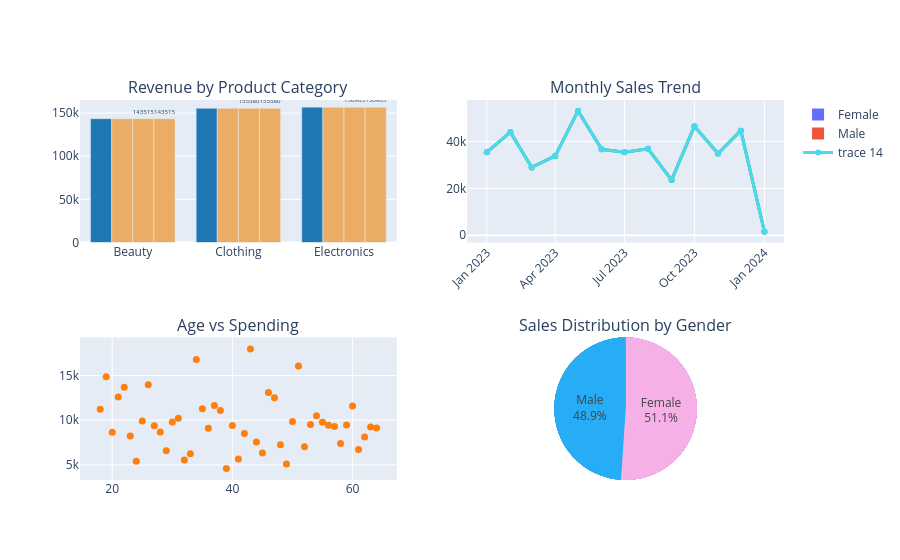

Notebook code for this chart:
### Markdown cell above
### Monthly Trend

### Code cell
fig.add_trace(go.Scatter( x = month['Month'], y = month['Total Amount'], mode='lines+markers',
        line=dict(color='#4BD9F2', width=3),
        marker=dict(size=6)), row = 1, col = 2)
fig.update_xaxes(tickangle=-45, row=1, col=2)

### Figure 1 — Plotly figure (JSON) as saved in the notebook; plotly's stock layout.template omitted (floating-point values rounded to 4 significant figures)
{"data": [{"marker": {"color": "#1f77b4"}, "showlegend": false, "type": "bar", "x": ["Beauty", "Clothing", "Electronics"], "xaxis": "x", "y": [143515, 155580, 156905], "yaxis": "y"}, {"line": {"color": "#2ca02c", "width": 3}, "marker": {"size": 6}, "mode": "lines+markers", "showlegend": false, "type": "scatter", "x": ["2023-01", "2023-02", "2023-03", "2023-04", "2023-05", "2023-06", "2023-07", "2023-08", "2023-09", "2023-10", "2023-11", "2023-12", "2024-01"], "xaxis": "x2", "y": [35450, 44060, 28990, 33870, 53150, 36715, 35465, 36960, 23620, 46580, 34920, 44690, 1530], "yaxis": "y2"}, {"marker": {"color": "#ff7f0e", "size": 7}, "mode": "markers", "showlegend": false, "type": "scatter", "x": [18, 19, 20, 21, 22, 23, 24, 25, 26, 27, 28, 29, 30, 31, 32, 33, 34, 35, 36, 37, 38, 39, 40, 41, 42, 43, 44, 45, 46, 47, 48, 49, 50, 51, 52, 53, 54, 55, 56, 57, 58, 59, 60, 61, 62, 63, 64], "xaxis": "x3", "y": [11215, 14870, 8645, 12585, 13700, 8220, 5415, 9900, 13980, 9385, 8670, 6570, 9790, 10220, 5550, 6240, 16785, 11290, 9105, 11650, 11100, 4595, 9415, 5650, 8500, 17970, 7560, 6325, 13090, 12505, 7240, 5110, 9845, 16065, 7040, 9510, 10505, 9780, 9440, 9290, 7395, 9470, 11590, 6730, 8120, 9250, 9125], "yaxis": "y3"}, {"domain": {"x": [0.55, 1], "y": [0, 0.375]}, "labels": ["Female", "Male"], "marker": {"colors": ["#636EFA", "#EF553B"]}, "textinfo": "percent+label", "type": "pie", "values": [232840, 223160]}, {"domain": {"x": [0.55, 1], "y": [0, 0.375]}, "labels": ["Female", "Male"], "marker": {"colors": ["#9F27F5", "#EF553B"]}, "textinfo": "percent+label", "type": "pie", "values": [232840, 223160]}, {"domain": {"x": [0.55, 1], "y": [0, 0.375]}, "labels": ["Female", "Male"], "marker": {"colors": ["#9F27F5", "#27ADF5"]}, "textinfo": "percent+label", "type": "pie", "values": [232840, 223160]}, {"domain": {"x": [0.55, 1], "y": [0, 0.375]}, "labels": ["Female", "Male"], "marker": {"colors": ["#9F27F5", "#27ADF5"]}, "textinfo": "percent+label", "type": "pie", "values": [232840, 223160]}, {"domain": {"x": [0.55, 1], "y": [0, 0.375]}, "labels": ["Female", "Male"], "marker": {"colors": ["#F5B0E5", "#27ADF5"]}, "textinfo": "percent+label", "type": "pie", "values": [232840, 223160]}, {"domain": {"x": [0.55, 1], "y": [0, 0.375]}, "labels": ["Female", "Male"], "marker": {"colors": ["#F5B0E5", "#27ADF5"]}, "textinfo": "percent+label", "type": "pie", "values": [232840, 223160]}, {"domain": {"x": [0.55, 1], "y": [0, 0.375]}, "labels": ["Female", "Male"], "marker": {"colors": ["#F5B0E5", "#27ADF5"]}, "textinfo": "percent+label", "type": "pie", "values": [232840, 223160]}, {"domain": {"x": [0.55, 1], "y": [0, 0.375]}, "labels": ["Female", "Male"], "marker": {"colors": ["#F5B0E5", "#27ADF5"]}, "textinfo": "percent+label", "type": "pie", "values": [232840, 223160]}, {"marker": {"color": "#EBAD65"}, "showlegend": false, "type": "bar", "x": ["Beauty", "Clothing", "Electronics"], "xaxis": "x", "y": [143515, 155580, 156905], "yaxis": "y"}, {"marker": {"color": "#EBAD65"}, "showlegend": false, "text": [143500.0, 155600.0, 156900.0], "textposition": "outside", "type": "bar", "x": ["Beauty", "Clothing", "Electronics"], "xaxis": "x", "y": [143515, 155580, 156905], "yaxis": "y"}, {"marker": {"color": "#EBAD65"}, "showlegend": false, "text": [143500.0, 155600.0, 156900.0], "textposition": "outside", "type": "bar", "x": ["Beauty", "Clothing", "Electronics"], "xaxis": "x", "y": [143515, 155580, 156905], "yaxis": "y"}, {"line": {"color": "#4BD9F2", "width": 3}, "marker": {"size": 6}, "mode": "lines+markers", "type": "scatter", "x": ["2023-01", "2023-02", "2023-03", "2023-04", "2023-05", "2023-06", "2023-07", "2023-08", "2023-09", "2023-10", "2023-11", "2023-12", "2024-01"], "xaxis": "x2", "y": [35450, 44060, 28990, 33870, 53150, 36715, 35465, 36960, 23620, 46580, 34920, 44690, 1530], "yaxis": "y2"}], "layout": {"annotations": [{"font": {"size": 16}, "showarrow": false, "text": "Revenue by Product Category", "x": 0.225, "xanchor": "center", "xref": "paper", "y": 1, "yanchor": "bottom", "yref": "paper"}, {"font": {"size": 16}, "showarrow": false, "text": "Monthly Sales Trend", "x": 0.775, "xanchor": "center", "xref": "paper", "y": 1, "yanchor": "bottom", "yref": "paper"}, {"font": {"size": 16}, "showarrow": false, "text": "Age vs Spending", "x": 0.225, "xanchor": "center", "xref": "paper", "y": 0.375, "yanchor": "bottom", "yref": "paper"}, {"font": {"size": 16}, "showarrow": false, "text": "Sales Distribution by Gender", "x": 0.775, "xanchor": "center", "xref": "paper", "y": 0.375, "yanchor": "bottom", "yref": "paper"}], "xaxis": {"anchor": "y", "domain": [0, 0.45]}, "xaxis2": {"anchor": "y2", "domain": [0.55, 1], "tickangle": -45}, "xaxis3": {"anchor": "y3", "domain": [0, 0.45]}, "yaxis": {"anchor": "x", "domain": [0.625, 1]}, "yaxis2": {"anchor": "x2", "domain": [0.625, 1]}, "yaxis3": {"anchor": "x3", "domain": [0, 0.375]}}}
